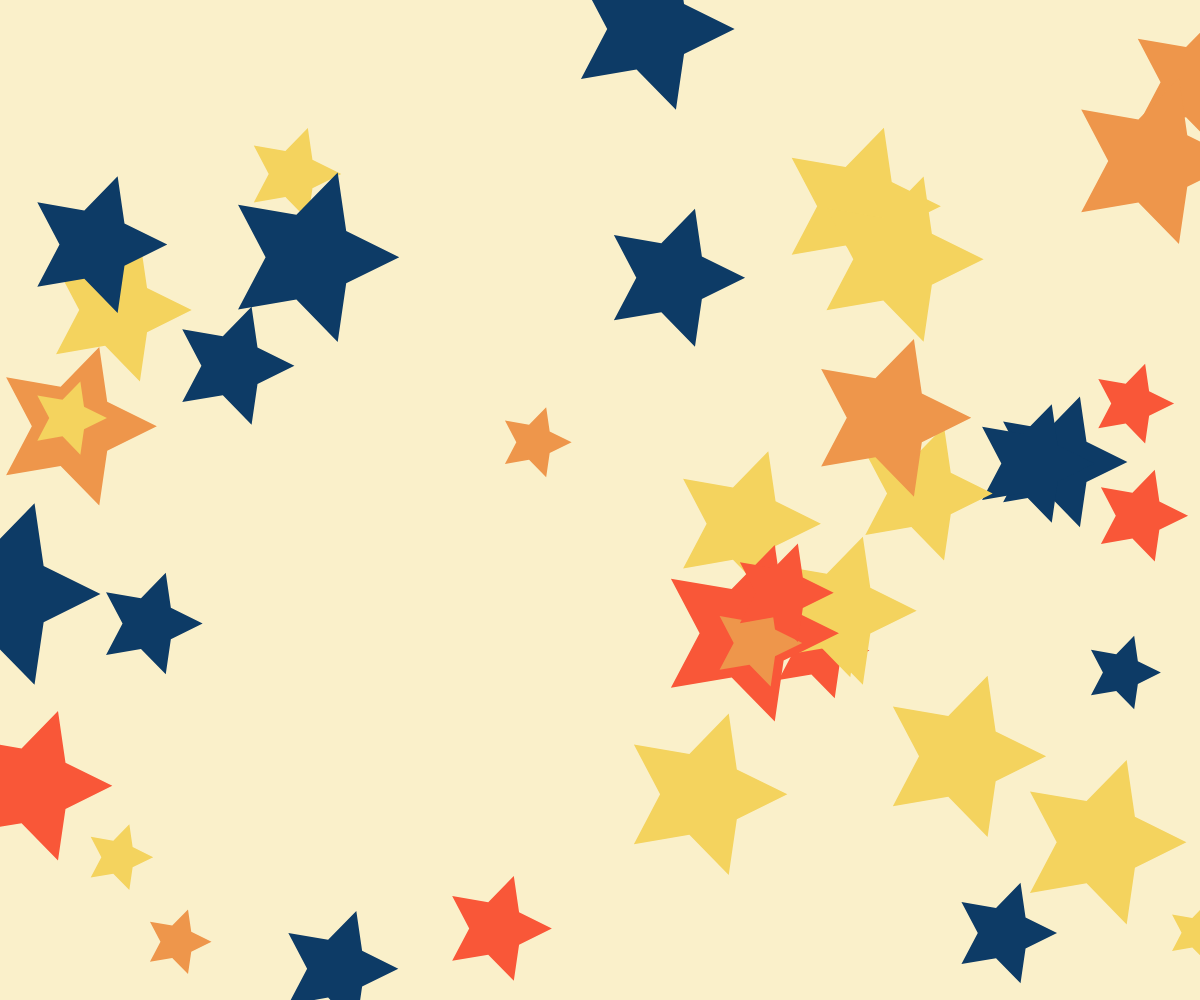
Frame 1 (no input)
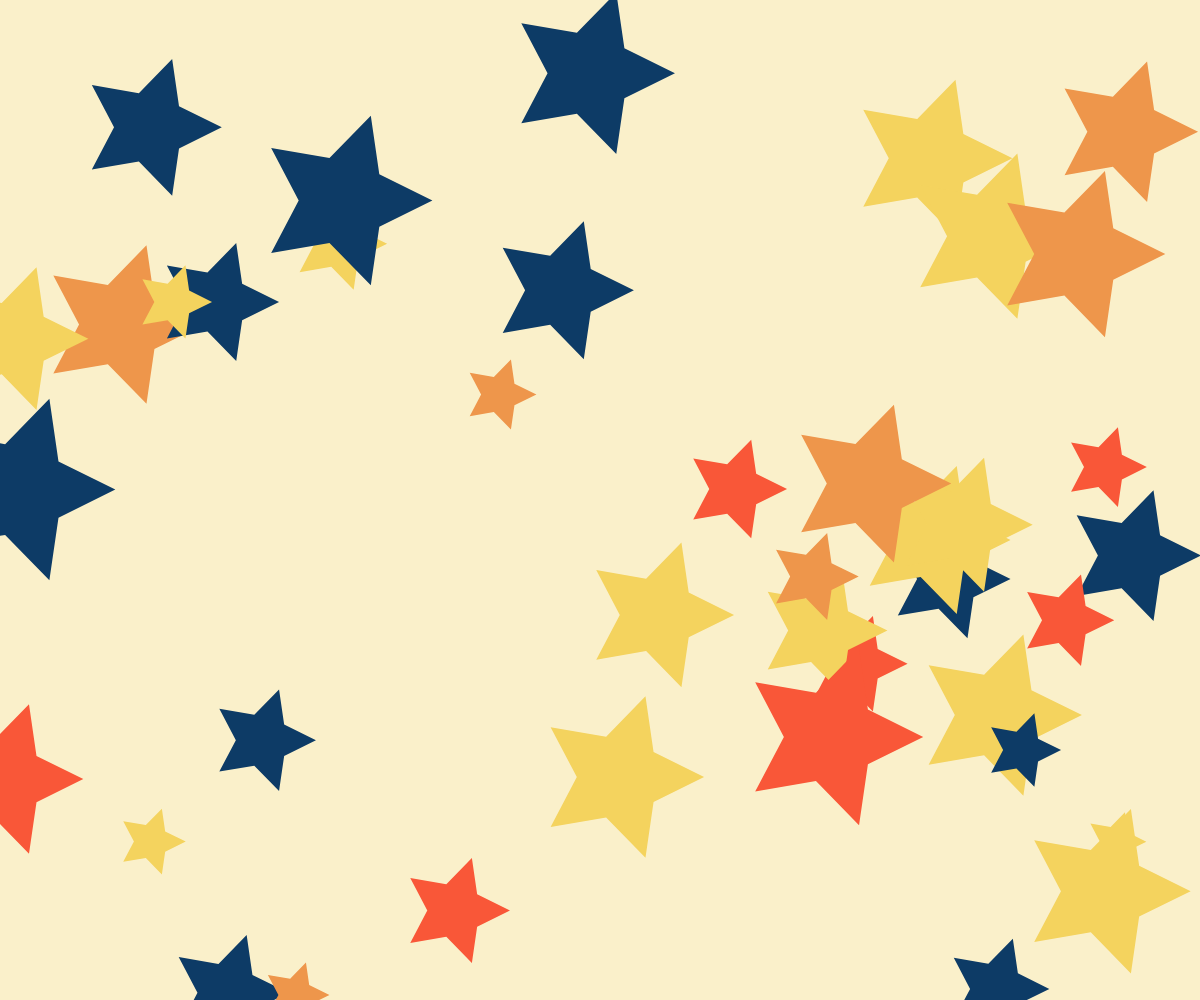
Frame 60 (no input)
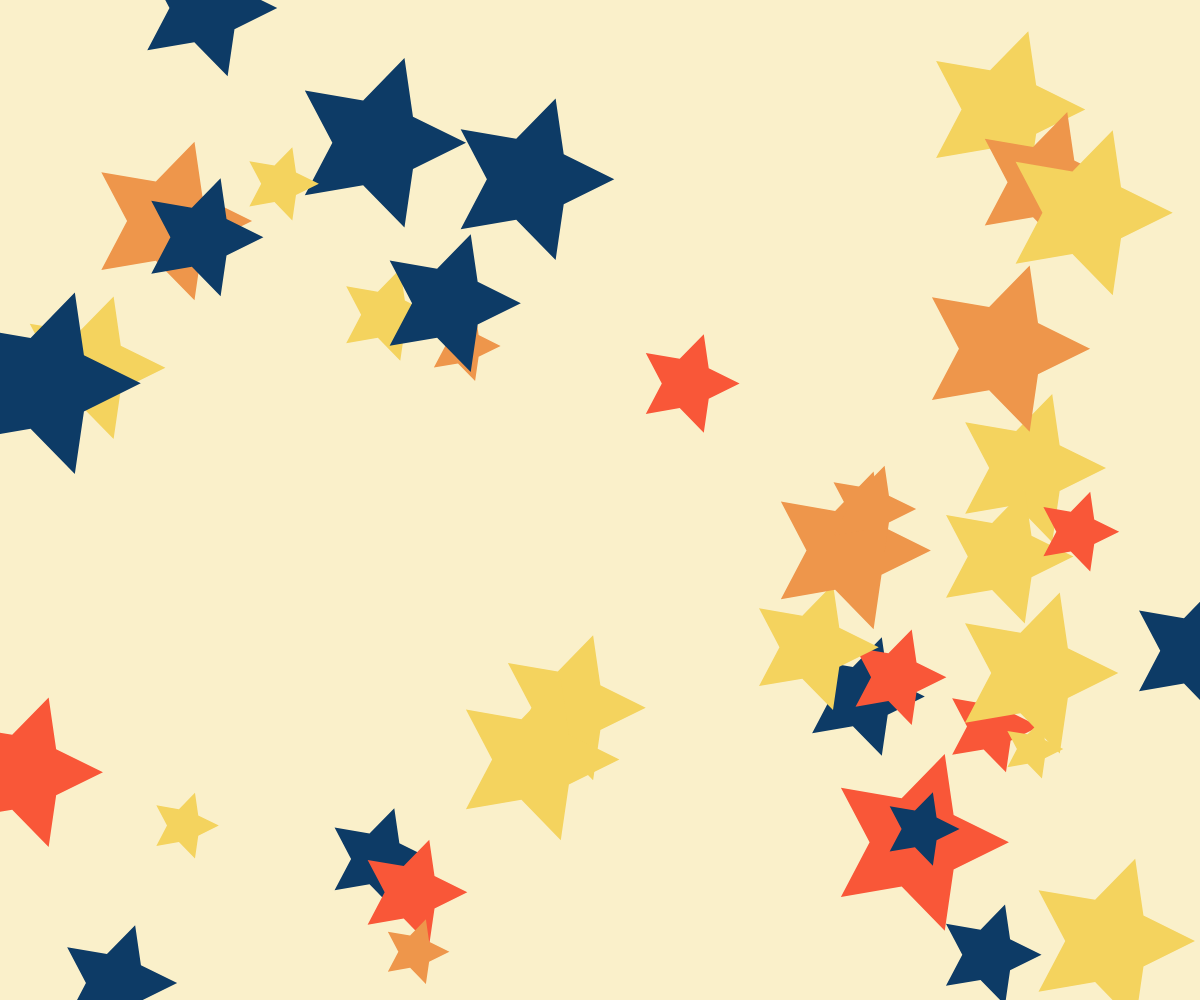
Frame 120 (the mouse pressed at the canvas centre since frame 60)

The p5.js sketch that drew these frames (run headless with seeded random() and noise() and a simulated clock; from frame 60 on, the mouse is pressed at the canvas centre):

// p5.js sketch
// ── sketch.js
let stars = [];
let colors = ['#0d3b66', '#f4d35e', '#ee964b', '#f95738'];

function setup() {
  createCanvas(windowWidth, windowHeight); // 全視窗畫布
  background('#faf0ca'); // 背景顏色

  // 產生40個星星
  for (let i = 0; i < 40; i++) {
    let star = {
      x: random(width),
      y: random(height),
      size: random(30, 100),
      color: random(colors),
      vx: random(-2, 2), // 水平速度
      vy: random(-2, 2)  // 垂直速度
    };
    stars.push(star);
  }
}

function draw() {
  background('#faf0ca'); // 重繪背景

  // 更新並繪製星星
  for (let star of stars) {
    // 更新星星位置
    star.x += star.vx;
    star.y += star.vy;

    // 碰到邊界時反彈
    if (star.x < 0 || star.x > width) {
      star.vx *= -1;
    }
    if (star.y < 0 || star.y > height) {
      star.vy *= -1;
    }

    // 繪製星星
    fill(star.color);
    noStroke();
    drawStar(star.x, star.y, star.size, star.size / 2, 5);
  }
}

// 繪製星星的函式
function drawStar(x, y, radius1, radius2, npoints) {
  let angle = TWO_PI / npoints;
  let halfAngle = angle / 2.0;
  beginShape();
  for (let a = 0; a < TWO_PI; a += angle) {
    let sx = x + cos(a) * radius1;
    let sy = y + sin(a) * radius1;
    vertex(sx, sy);
    sx = x + cos(a + halfAngle) * radius2;
    sy = y + sin(a + halfAngle) * radius2;
    vertex(sx, sy);
  }
  endShape(CLOSE);
}

function windowResized() {
  resizeCanvas(windowWidth, windowHeight); // 畫布隨視窗大小調整
}
// ── style.css
.menu {
  position: absolute;
  top: 10px;
  right: 10px;
  list-style: none;
  margin: 0;
  padding: 20px; /* 增加選單的內邊距，放大選單整體大小 */
  display: flex;
  gap: 30px; /* 增加選單項目之間的間距 */
  background-color: rgba(254, 250, 224, 0.8); /* 微透明背景顏色 */
  border-radius: 8px; /* 圓角 */
}

.menu li {
  display: inline;
}

.menu a {
  text-decoration: none;
  color: #00171f; /* 文字顏色 */
  font-size: 22px; /* 增加文字大小 */
  font-family: 'Microsoft JhengHei', sans-serif; /* 微軟正黑體 */
  font-weight: bold;
  padding: 10px 15px; /* 增加選單項目的內邊距 */
  border-radius: 5px;
  transition: color 0.3s; /* 平滑過渡效果 */
}

.menu a:hover {
  color: #ff0000; /* 滑鼠移動到上面時的文字顏色 */
}
.submenu {
  display: none;
  position: absolute;
  top: 100%;
  left: 0;
  list-style: none;
  margin: 0;
  padding: 10px;
  background-color: rgba(254, 250, 224, 0.9);
  border-radius: 8px;
  z-index: 3;
  max-width: calc(100vw - 20px); /* 限制子選單寬度不超過視窗寬度，並留出空隙 */
  overflow-x: auto; /* 如果內容過多，允許水平滾動 */
  box-sizing: border-box; /* 包括內邊距和邊框在內 */
}
.submenu a {
  text-decoration: none;
  color: #00171f;
  font-size: 16px;
  font-family: 'Microsoft JhengHei', sans-serif;
  font-weight: bold;
  padding: 5px 10px;
  border-radius: 5px;
  transition: background-color 0.3s, color 0.3s;
  letter-spacing: 7px; /* 增加文字間距 */
  line-height: 2; /* 增加行距 */
  text-align: center; /* 文字置中 */
  white-space: nowrap; /* 禁止文字換行 */
}

.submenu a:hover {
  background-color: #f4d35e;
  color: #fff;
}
